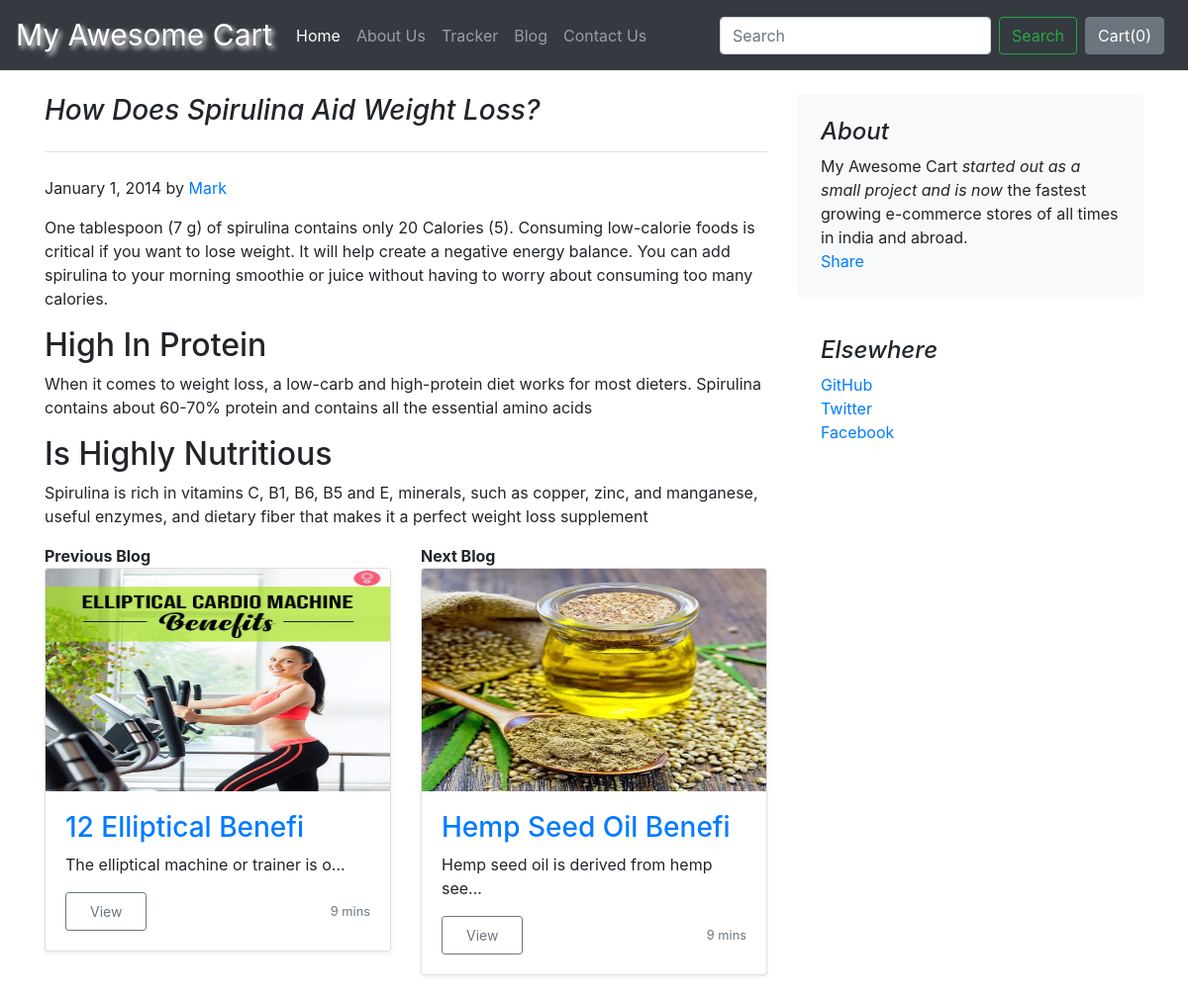
The app's page /blog/blogpost/2 with its own data.
### blog/models.py (models this page shows)
class Blogpost(models.Model):
	post_id = models.AutoField(primary_key=True)
	title = models.CharField(max_length=50)
	head0 = models.CharField(max_length=500, default="")
	chead0 = models.CharField(max_length=5000, default="")
	head1 = models.CharField(max_length=500, default="")
	chead1 = models.CharField(max_length=5000, default="")
	head2 = models.CharField(max_length=500, default="")
	chead2 = models.CharField(max_length=5000, default="")
	pub_date = models.DateField()
	thumbnail = models.ImageField(upload_to='shop/images', default="")
	def __str__(self):
		return self.title

### blog/views.py (the view)
# urls.py: path("blogpost/<int:id>", views.blogpost, name="blogPost")
def blogpost(request, id):
	prev_id = id -1
	next_id = id +1
	post = Blogpost.objects.filter(post_id = id)[0]
	prev = Blogpost.objects.filter(post_id = id)
	if len(Blogpost.objects.filter(post_id = prev_id)):
		prev_blog = Blogpost.objects.filter(post_id = prev_id)[0]
	else:
		prev_blog = {}
	if len(Blogpost.objects.filter(post_id = next_id)):
		next_blog = Blogpost.objects.filter(post_id = next_id)[0]
	else:
		next_blog = {}
	print(prev_blog)
	print(next_blog)
	return render(request, 'blog/blogpost.html',{'post':post,'next_blog':next_blog,'prev_blog':prev_blog})

### blog/templates/blog/blogpost.html (shortened to what this page needs)
{% extends 'blog/basic.html' %}
{% block body %}
<div class="container">
    <div class="row mt-4">
        <div class="col-md-8 blog-main">
            <h3 class="pb-4 mb-4 font-italic border-bottom">
                {{post.title}}
            </h3>
            <div class="blog-post">
                <p class="blog-post-meta">January 1, 2014 by <a href="#">Mark</a></p>
                <p>{{post.chead0}}</p>
                <h2>{{post.head1}}</h2>
                <p>{{post.chead1}}</p>
                <h2>{{post.head2}}</h2>
                <p>{{post.chead2}}</p>
            </div>
        <div class="row">
{% if prev_blog %}
        	<div class="col-md-6">
        <span><b>Previous Blog</b></span>
          <div class="card mb-4 shadow-sm">
            <img src="/media/{{ prev_blog.thumbnail }}" class="bd-placeholder-img card-img-top" width="100%" height="225"/>
            <div class="card-body">
            	<a href="{% url 'blogPost' prev_blog.post_id %}" style="text-decoration: none;" >
            		<h3>{{ prev_blog.title|slice:":20" }}</h3>
            	</a>
              <p class="card-text">{{ prev_blog.chead0|slice:":38" }}...</p>
              <div class="d-flex justify-content-between align-items-center">
                <div class="btn-group">
                  <a href="{% url 'blogPost' prev_blog.post_id %}" type="button" class="btn btn-sm btn-outline-secondary px-4 py-2">View</a>
                </div>
                <small class="text-muted">9 mins</small>
              </div>
            </div>
          </div>
        </div>
{% endif %}
{% if next_blog %}
        <div class="col-md-6">
        	<span><b>Next Blog</b></span>
          <div class="card mb-4 shadow-sm">
            <img src="/media/{{ next_blog.thumbnail }}" class="bd-placeholder-img card-img-top" width="100%" height="225"/>
            <div class="card-body">
            	<a href="{% url 'blogPost' next_blog.post_id %}" style="text-decoration: none;">
            		<h3>{{ next_blog.title|slice:":20" }}</h3>
            	</a>
              <p class="card-text">{{ next_blog.chead0|slice:":38" }}...</p>
              <div class="d-flex justify-content-between align-items-center">
                <div class="btn-group">
                  <a href="{% url 'blogPost' next_blog.post_id %}" type="button" class="btn btn-sm btn-outline-secondary px-4 py-2">View</a>
                </div>
                <small class="text-muted">9 mins</small>
              </div>
            </div>
          </div>
        </div>
{% endif %}
        </div>
        </div>
        <aside class="col-md-4 blog-sidebar">
            <div class="p-4 mb-3 bg-light rounded">
                <h4 class="font-italic">About</h4>
                <p class="mb-0">My Awesome Cart <em>started out as a small project and is now</em> the fastest growing e-commerce stores of all times in india and abroad.</p>
            <div class="fb-share-button" data-href="http://127.0.0.1:8000/blog/blogpost/{{ post.post_id }}" data-layout="button_count" data-size="large"><a target="_blank" href="https://www.facebook.com/sharer/sharer.php?u=http%3A%2F%2F127.0.0.1%3A8000%2Fblog%2Fblogpost%2F2&amp;src=sdkpreparse" class="fb-xfbml-parse-ignore">Share</a></div>
			</div>
            <div class="p-4">
                <h4 class="font-italic">Elsewhere</h4>
                <ol class="list-unstyled">
                    <li><a href="#">GitHub</a></li>
                    <li><a href="#">Twitter</a></li>
                    <li><a href="#">Facebook</a></li>
                </ol>
            </div>
        </aside>
    </div>
</div>
{% endblock %}

### records on screen
Blogpost: title "How Does Spirulina Aid Weight Loss?", chead0 "One tablespoon (7 g) of spirulina contains only 20 Calories (5). Consuming low-calorie foods is critical if you want to lose weight. It will help create a negative energy balance. You can add spirulina to your morning smoothie or juice without having to worry about consuming too many calories.", head1 "High In Protein", chead1 "When it comes to weight loss, a low-carb and high-protein diet works for most dieters. Spirulina contains about 60-70% protein and contains all the essential amino acids", head2 "Is Highly Nutritious", chead2 "Spirulina is rich in vitamins C, B1, B6, B5 and E, minerals, such as copper, zinc, and manganese, useful enzymes, and dietary fiber that makes it a perfect weight loss supplement"
Blogpost: thumbnail (picture), title "12 Elliptical Benefi", chead0 "The elliptical machine or trainer is o"
Blogpost: thumbnail (picture), title "Hemp Seed Oil Benefi", chead0 "Hemp seed oil is derived from hemp see"
